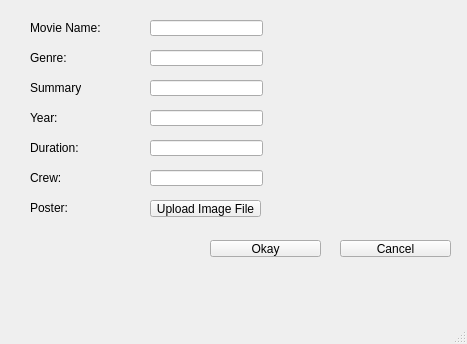
<?xml version="1.0" encoding="UTF-8"?>
<ui version="4.0">
 <class>MainWindow</class>
 <widget class="QMainWindow" name="MainWindow">
  <property name="geometry">
   <rect>
    <x>0</x>
    <y>0</y>
    <width>467</width>
    <height>344</height>
   </rect>
  </property>
  <property name="windowTitle">
   <string>MainWindow</string>
  </property>
  <property name="styleSheet">
   <string notr="true"/>
  </property>
  <widget class="QWidget" name="centralwidget">
   <widget class="QLabel" name="label">
    <property name="geometry">
     <rect>
      <x>30</x>
      <y>20</y>
      <width>91</width>
      <height>16</height>
     </rect>
    </property>
    <property name="styleSheet">
     <string notr="true"/>
    </property>
    <property name="text">
     <string>Movie Name:</string>
    </property>
   </widget>
   <widget class="QLineEdit" name="lineEdit">
    <property name="geometry">
     <rect>
      <x>150</x>
      <y>110</y>
      <width>113</width>
      <height>16</height>
     </rect>
    </property>
    <property name="styleSheet">
     <string notr="true"/>
    </property>
    <property name="text">
     <string/>
    </property>
   </widget>
   <widget class="QLineEdit" name="lineEdit_2">
    <property name="geometry">
     <rect>
      <x>150</x>
      <y>20</y>
      <width>113</width>
      <height>16</height>
     </rect>
    </property>
    <property name="styleSheet">
     <string notr="true"/>
    </property>
    <property name="text">
     <string/>
    </property>
   </widget>
   <widget class="QLineEdit" name="lineEdit_3">
    <property name="geometry">
     <rect>
      <x>150</x>
      <y>50</y>
      <width>113</width>
      <height>16</height>
     </rect>
    </property>
    <property name="styleSheet">
     <string notr="true"/>
    </property>
    <property name="text">
     <string/>
    </property>
   </widget>
   <widget class="QLineEdit" name="lineEdit_4">
    <property name="geometry">
     <rect>
      <x>150</x>
      <y>80</y>
      <width>113</width>
      <height>16</height>
     </rect>
    </property>
    <property name="styleSheet">
     <string notr="true"/>
    </property>
    <property name="text">
     <string/>
    </property>
   </widget>
   <widget class="QLineEdit" name="lineEdit_5">
    <property name="geometry">
     <rect>
      <x>150</x>
      <y>140</y>
      <width>113</width>
      <height>16</height>
     </rect>
    </property>
    <property name="styleSheet">
     <string notr="true"/>
    </property>
    <property name="text">
     <string/>
    </property>
   </widget>
   <widget class="QLineEdit" name="lineEdit_6">
    <property name="geometry">
     <rect>
      <x>150</x>
      <y>170</y>
      <width>113</width>
      <height>16</height>
     </rect>
    </property>
    <property name="styleSheet">
     <string notr="true"/>
    </property>
    <property name="text">
     <string/>
    </property>
   </widget>
   <widget class="QLabel" name="label_2">
    <property name="geometry">
     <rect>
      <x>30</x>
      <y>50</y>
      <width>51</width>
      <height>16</height>
     </rect>
    </property>
    <property name="styleSheet">
     <string notr="true"/>
    </property>
    <property name="text">
     <string>Genre:</string>
    </property>
   </widget>
   <widget class="QLabel" name="label_3">
    <property name="geometry">
     <rect>
      <x>30</x>
      <y>80</y>
      <width>51</width>
      <height>16</height>
     </rect>
    </property>
    <property name="styleSheet">
     <string notr="true"/>
    </property>
    <property name="text">
     <string>Summary:</string>
    </property>
   </widget>
   <widget class="QLabel" name="label_4">
    <property name="geometry">
     <rect>
      <x>30</x>
      <y>110</y>
      <width>51</width>
      <height>16</height>
     </rect>
    </property>
    <property name="styleSheet">
     <string notr="true"/>
    </property>
    <property name="text">
     <string>Year:</string>
    </property>
   </widget>
   <widget class="QLabel" name="label_5">
    <property name="geometry">
     <rect>
      <x>30</x>
      <y>140</y>
      <width>51</width>
      <height>16</height>
     </rect>
    </property>
    <property name="styleSheet">
     <string notr="true"/>
    </property>
    <property name="text">
     <string>Duration:</string>
    </property>
   </widget>
   <widget class="QLabel" name="label_6">
    <property name="geometry">
     <rect>
      <x>30</x>
      <y>170</y>
      <width>51</width>
      <height>16</height>
     </rect>
    </property>
    <property name="styleSheet">
     <string notr="true"/>
    </property>
    <property name="text">
     <string>Crew:</string>
    </property>
   </widget>
   <widget class="QLabel" name="label_7">
    <property name="geometry">
     <rect>
      <x>30</x>
      <y>200</y>
      <width>51</width>
      <height>16</height>
     </rect>
    </property>
    <property name="styleSheet">
     <string notr="true"/>
    </property>
    <property name="text">
     <string>Poster:</string>
    </property>
   </widget>
   <widget class="QPushButton" name="pushButton">
    <property name="geometry">
     <rect>
      <x>150</x>
      <y>200</y>
      <width>111</width>
      <height>17</height>
     </rect>
    </property>
    <property name="styleSheet">
     <string notr="true"/>
    </property>
    <property name="text">
     <string>Upload Image File</string>
    </property>
   </widget>
   <widget class="QPushButton" name="pushButton_3">
    <property name="geometry">
     <rect>
      <x>340</x>
      <y>240</y>
      <width>111</width>
      <height>17</height>
     </rect>
    </property>
    <property name="styleSheet">
     <string notr="true"/>
    </property>
    <property name="text">
     <string>Cancel</string>
    </property>
   </widget>
   <widget class="QPushButton" name="pushButton_2">
    <property name="geometry">
     <rect>
      <x>210</x>
      <y>240</y>
      <width>111</width>
      <height>17</height>
     </rect>
    </property>
    <property name="styleSheet">
     <string notr="true"/>
    </property>
    <property name="text">
     <string>Okay</string>
    </property>
   </widget>
  </widget>
  <widget class="QMenuBar" name="menubar">
   <property name="geometry">
    <rect>
     <x>0</x>
     <y>0</y>
     <width>467</width>
     <height>18</height>
    </rect>
   </property>
  </widget>
  <widget class="QStatusBar" name="statusbar"/>
 </widget>
 <resources/>
 <connections/>
</ui>
